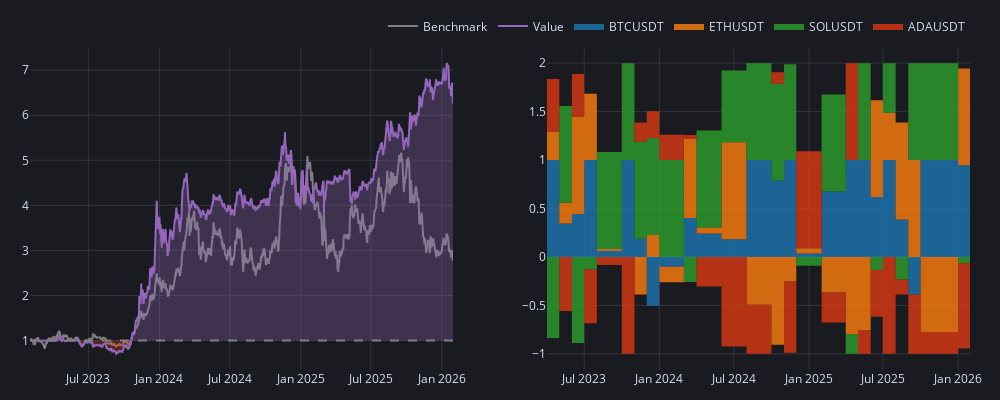

Notebook source saved alongside this figure:
### Code cell
fig = vbt.make_subplots(rows=1, cols=2)
fig.update_layout(width=1000,height=400)
pf.plot_cumulative_returns(add_trace_kwargs=dict(row=1, col=1), fig=fig)
pfo.plot(add_trace_kwargs=dict(row=1, col=2), fig=fig)

### Figure 1 — Plotly figure (JSON) as saved in the notebook; plotly's stock layout.template omitted (floating-point values rounded to 4 significant figures; data arrays with more than 128 entries replaced by an {"elided": "..."} marker saying what was removed)
{"data": [{"line": {"color": "#7f7f7f"}, "mode": "lines", "name": "Benchmark", "showlegend": true, "type": "scatter", "x": {"elided": "1096 str values"}, "xaxis": "x", "y": {"elided": "1096 float values"}, "yaxis": "y"}, {"hoverinfo": "skip", "line": {"color": "rgba(0, 0, 0, 0)", "width": 0}, "mode": "lines", "opacity": 0, "showlegend": false, "type": "scatter", "x": {"elided": "1096 str values"}, "xaxis": "x", "y": {"elided": "1096 int values"}, "yaxis": "y"}, {"connectgaps": false, "fill": "tonexty", "fillcolor": "rgba(148,103,189,0.3000)", "hoverinfo": "skip", "line": {"color": "rgba(0, 0, 0, 0)", "width": 0}, "mode": "lines", "opacity": 0, "showlegend": false, "type": "scatter", "x": {"elided": "1096 str values"}, "xaxis": "x", "y": {"elided": "1096 float values"}, "yaxis": "y"}, {"hoverinfo": "skip", "line": {"color": "rgba(0, 0, 0, 0)", "width": 0}, "mode": "lines", "opacity": 0, "showlegend": false, "type": "scatter", "x": {"elided": "1096 str values"}, "xaxis": "x", "y": {"elided": "1096 int values"}, "yaxis": "y"}, {"connectgaps": false, "fill": "tonexty", "fillcolor": "rgba(220,57,18,0.3000)", "hoverinfo": "skip", "line": {"color": "rgba(0, 0, 0, 0)", "width": 0}, "mode": "lines", "opacity": 0, "showlegend": false, "type": "scatter", "x": {"elided": "1096 str values"}, "xaxis": "x", "y": {"elided": "1096 float values"}, "yaxis": "y"}, {"line": {"color": "#9467bd"}, "mode": "lines", "name": "Value", "showlegend": true, "type": "scatter", "x": {"elided": "1096 str values"}, "xaxis": "x", "y": {"elided": "1096 float values"}, "yaxis": "y"}, {"hoverinfo": "skip", "line": {"color": "rgba(0, 0, 0, 0)", "width": 0}, "mode": "lines", "opacity": 0, "showlegend": false, "type": "scatter", "x": {"elided": "1096 str values"}, "xaxis": "x", "y": {"elided": "1096 int values"}, "yaxis": "y"}, {"fillcolor": "rgba(31,119,180,0.8000)", "legendgroup": "area_0", "line": {"color": "#1f77b4", "shape": "hv", "width": 0}, "name": "BTCUSDT", "showlegend": true, "stackgroup": "one", "type": "scatter", "x": {"elided": "1036 str values"}, "xaxis": "x2", "y": {"elided": "1036 float values"}, "yaxis": "y2"}, {"fillcolor": "rgba(255,127,14,0.8000)", "legendgroup": "area_1", "line": {"color": "#ff7f0e", "shape": "hv", "width": 0}, "name": "ETHUSDT", "showlegend": true, "stackgroup": "one", "type": "scatter", "x": {"elided": "1036 str values"}, "xaxis": "x2", "y": {"elided": "1036 float values"}, "yaxis": "y2"}, {"fillcolor": "rgba(44,160,44,0.8000)", "legendgroup": "area_2", "line": {"color": "#2ca02c", "shape": "hv", "width": 0}, "name": "SOLUSDT", "showlegend": true, "stackgroup": "one", "type": "scatter", "x": {"elided": "1036 str values"}, "xaxis": "x2", "y": {"elided": "1036 float values"}, "yaxis": "y2"}, {"fillcolor": "rgba(220,57,18,0.8000)", "legendgroup": "area_3", "line": {"color": "#dc3912", "shape": "hv", "width": 0}, "name": "ADAUSDT", "showlegend": true, "stackgroup": "one", "type": "scatter", "x": {"elided": "1036 str values"}, "xaxis": "x2", "y": {"elided": "1036 float values"}, "yaxis": "y2"}, {"fillcolor": "rgba(31,119,180,0.8000)", "legendgroup": "area_0", "line": {"color": "#1f77b4", "shape": "hv", "width": 0}, "name": "BTCUSDT", "showlegend": false, "stackgroup": "two", "type": "scatter", "x": {"elided": "1036 str values"}, "xaxis": "x2", "y": {"elided": "1036 float values"}, "yaxis": "y2"}, {"fillcolor": "rgba(255,127,14,0.8000)", "legendgroup": "area_1", "line": {"color": "#ff7f0e", "shape": "hv", "width": 0}, "name": "ETHUSDT", "showlegend": false, "stackgroup": "two", "type": "scatter", "x": {"elided": "1036 str values"}, "xaxis": "x2", "y": {"elided": "1036 float values"}, "yaxis": "y2"}, {"fillcolor": "rgba(44,160,44,0.8000)", "legendgroup": "area_2", "line": {"color": "#2ca02c", "shape": "hv", "width": 0}, "name": "SOLUSDT", "showlegend": false, "stackgroup": "two", "type": "scatter", "x": {"elided": "1036 str values"}, "xaxis": "x2", "y": {"elided": "1036 float values"}, "yaxis": "y2"}, {"fillcolor": "rgba(220,57,18,0.8000)", "legendgroup": "area_3", "line": {"color": "#dc3912", "shape": "hv", "width": 0}, "name": "ADAUSDT", "showlegend": false, "stackgroup": "two", "type": "scatter", "x": {"elided": "1036 str values"}, "xaxis": "x2", "y": {"elided": "1036 float values"}, "yaxis": "y2"}], "layout": {"height": 400, "legend": {"orientation": "h", "traceorder": "normal", "x": 1, "xanchor": "right", "y": 1.02, "yanchor": "bottom"}, "margin": {"b": 30, "l": 30, "r": 30, "t": 30}, "shapes": [{"line": {"color": "gray", "dash": "dash"}, "type": "line", "x0": 0, "x1": 0.45, "xref": "paper", "y0": 1, "y1": 1, "yref": "y"}], "width": 1000, "xaxis": {"anchor": "y", "domain": [0, 0.45]}, "xaxis2": {"anchor": "y2", "domain": [0.55, 1]}, "yaxis": {"anchor": "x", "domain": [0, 1]}, "yaxis2": {"anchor": "x2", "domain": [0, 1]}}}
